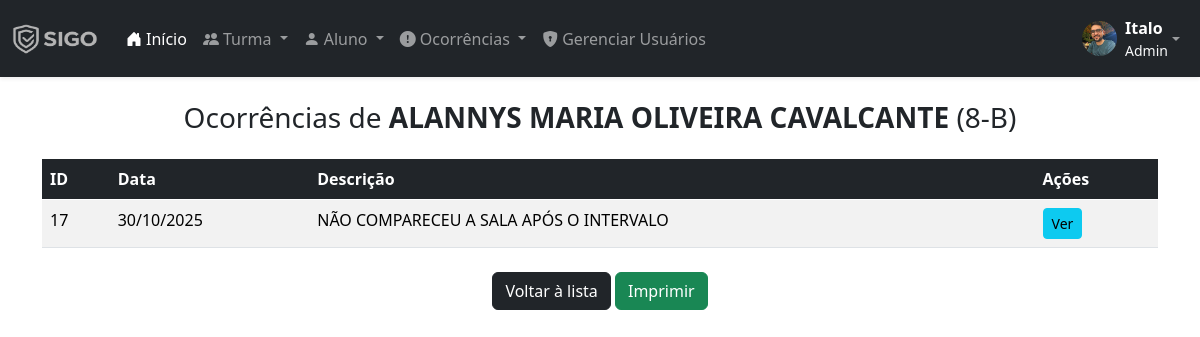
The app's page /ver-ocorrencias-aluno.php?id=30 (signed in) with its own data.
### tables this page shows
CREATE TABLE `alunos` (
  `id` int(11) NOT NULL,
  `nome` varchar(255) NOT NULL,
  `rg` varchar(30) NOT NULL,
  `cpf` varchar(20) NOT NULL,
  `endereco` varchar(255) NOT NULL,
  `tel` varchar(80) NOT NULL,
  `escolaridade` varchar(50) NOT NULL,
  `turma` int(11) NOT NULL
);

CREATE TABLE `turma` (
  `id` int(11) NOT NULL,
  `ano` int(11) NOT NULL,
  `turma` varchar(10) NOT NULL
);

CREATE TABLE `ocorrencia` (
  `id` int(11) NOT NULL,
  `data` date NOT NULL,
  `descricao` text NOT NULL,
  `nivel_id` int(11) DEFAULT NULL,
  `created_at` datetime NOT NULL DEFAULT current_timestamp()
);

### ver-ocorrencias-aluno.php (the view, shortened to what this page needs)
<?php
require('includes/conexao.php');
?>
<!DOCTYPE html>
<html lang="pt-br">
<?php
include('layout/head.php');
?>
<head>
</head>
<body>
    <?php include('layout/menu.php'); ?>
    <div class="container mt-4">
        <?php
        $aluno_id = intval($_GET['id']);
        $sql_aluno = "
            SELECT a.nome, t.ano, t.turma
            FROM alunos a
            LEFT JOIN turma t ON a.turma = t.id
            WHERE a.id = '$aluno_id'
        ";
        $res_aluno = mysqli_query($conn, $sql_aluno);
        $dados_aluno = mysqli_fetch_assoc($res_aluno);
        $nome_aluno = $dados_aluno['nome'];
        $turma_aluno = $dados_aluno['ano'] . '-' . $dados_aluno['turma'];
        ?>
        <h3 class="text-center mb-4">
            Ocorrências de <b><?php echo $nome_aluno; ?></b>
            (<?php echo $turma_aluno; ?>)
        </h3>
        <table class="table table-striped">
            <thead class="table-dark">
                <tr>
                    <th>ID</th>
                    <th>Data</th>
                    <th>Descrição</th>
                    <th class="no-print">Ações</th>
                </tr>
            </thead>
            <tbody>
                <?php
                $sql = "
                    SELECT o.id, o.descricao, o.data
                    FROM ocorrencia o
                    INNER JOIN ocorrencia_aluno oa ON oa.ocorrencia_id = o.id
                    WHERE oa.alunos_id = '$aluno_id'
                    ORDER BY o.data DESC
                ";
                $res = mysqli_query($conn, $sql);
                if (mysqli_num_rows($res) > 0) {
                    while ($oc = mysqli_fetch_assoc($res)) {
                        $id = $oc['id'];
                        $descricao = $oc['descricao'];
                        $data = date('d/m/Y', strtotime($oc['data']));
                        echo "
                        <tr>
                            <td>$id</td>
                            <td>$data</td>
                            <td>$descricao</td>
                            <td class='no-print'>
                                <a href='ver-ocorrencia.php?id=$id'>
                                    <button class='btn btn-sm btn-info'>Ver</button>
                                </a>
                            </td>
                        </tr>
                        ";
                    }
                } else {
                    echo "<tr><td colspan='4' class='text-center'>Nenhuma ocorrência registrada para este aluno.</td></tr>";
                }
                ?>
            </tbody>
        </table>
        <div class="text-center mt-4 no-print">
            <a href="listar-ocorrencias.php" class="btn btn-dark">Voltar à lista</a>
            <button onclick="window.print()" class="btn btn-success">Imprimir</button>
        </div>
    </div>
</body>
</html>

### records on screen
alunos: nome "ALANNYS MARIA OLIVEIRA CAVALCANTE", turma.turma "8-B"
ocorrencia: id "17", data "30/10/2025", descricao "NÃO COMPARECEU A SALA APÓS O INTERVALO"

### other values on screen
$usuarioNome "Italo"
$usuarioNivel "Admin"
